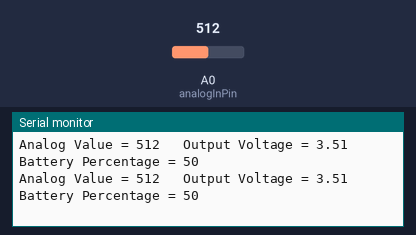
The sketch below on a simulated ESP8266 (NodeMCU). Shown: the last lines printed to the serial monitor. The test bench sets the inputs (shaded band); at power-on: A0 (analogInPin) = 512.

Above: at 1.8 s.
1.9 s: A0 (analogInPin) set to 716
At 2.7 s:
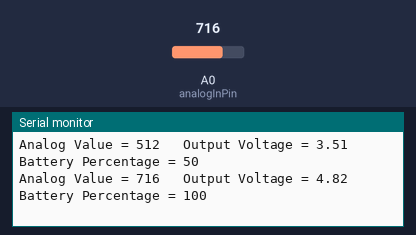
3.4 s: A0 (analogInPin) set to 900
At 4.6 s:
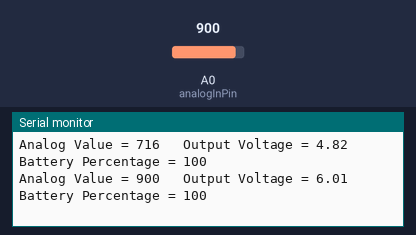
Timing chart, 0 to 6.4 s (numbered marks = the images above; inputs shaded):
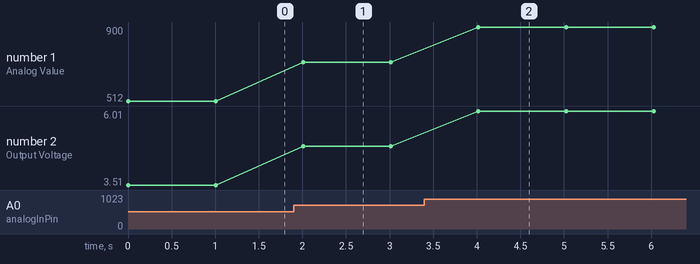

The sketch:

Battery_Voltage.ino
```cpp
#include <ESP8266WiFi.h>

int analogInPin = A0;
int sensorValue;
float calibration = 0.21;
int bat_percentage;

void setup() {
  Serial.begin(9600);
}

void loop() {
  sensorValue = analogRead(analogInPin);
  float voltage = (((sensorValue * 3.3) / 1024) * 2 + calibration);

  bat_percentage = mapfloat(voltage, 2.8, 4.2, 0, 100);

  if (bat_percentage >= 100) {
    bat_percentage = 100;
  } else if (bat_percentage <= 0) {
    bat_percentage = 1;
  }

  Serial.print("Analog Value = ");
  Serial.print(sensorValue);
  Serial.print("\t Output Voltage = ");
  Serial.print(voltage);
  Serial.print("\t Battery Percentage = ");
  Serial.println(bat_percentage);
  delay(1000);
}

float mapfloat(float x, float in_min, float in_max, float out_min, float out_max) {
  return (x - in_min) * (out_max - out_min) / (in_max - in_min) + out_min;
}
```

Measured:
- after the input at 1.9 s, the serial monitor: prints a new line after 0.11 s (image 1)
- after the input at 3.4 s, the serial monitor: prints a new line after 0.62 s (image 2)
- plotted number 1: 512 → 716 after the input at 1.9 s, 716 → 900 after the input at 3.4 s
- plotted number 2: 3.51 → 4.82 after the input at 1.9 s, 4.82 → 6.01 after the input at 3.4 s
